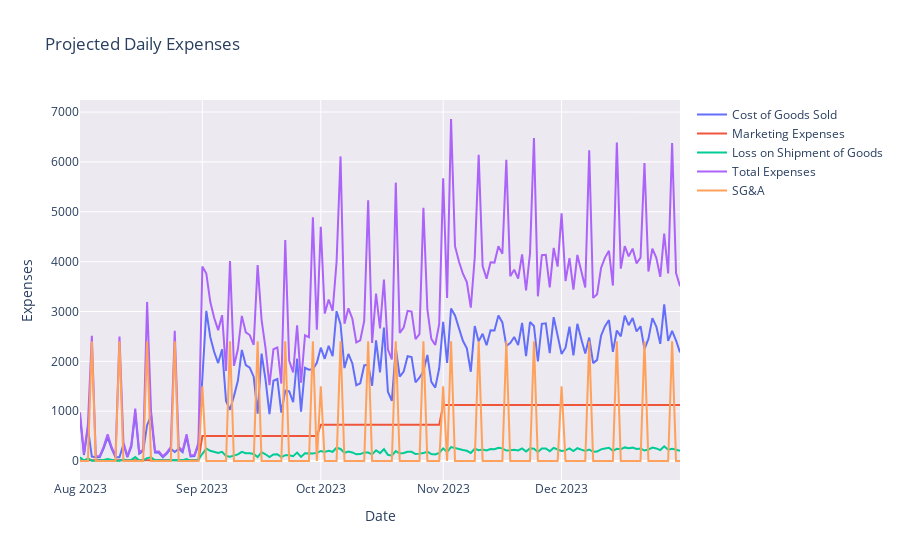

Notebook source saved alongside this figure:
### Markdown cell above
Below you will see our projected daily expenses over time. COGS and Loss on Shipment of Goods appears noisy because they are driven by sales, which has been made purposefully noisy.

### Code cell
# Plot expense breakdown

expenses_fig = go.Figure(data=go.Scatter(x=projected_expenses_df['date'], y=projected_expenses_df['COGS'], name="Cost of Goods Sold"))
expenses_fig.add_trace(go.Scatter(x=projected_expenses_df['date'], y=projected_expenses_df['marketing'], name="Marketing Expenses"))
expenses_fig.add_trace(go.Scatter(x=projected_expenses_df['date'], y=projected_expenses_df['shipping_loss'], name="Loss on Shipment of Goods"))
expenses_fig.add_trace(go.Scatter(x=projected_expenses_df['date'], y=projected_expenses_df['total'], name="Total Expenses"))
expenses_fig.add_trace(go.Scatter(x=projected_expenses_df['date'], y=projected_expenses_df['sg&a'], name="SG&A"))
expenses_fig.update_layout(plot_bgcolor='#ece9f1')
expenses_fig.update_layout(title="Projected Daily Expenses", xaxis_title="Date", yaxis_title="Expenses")
expenses_fig.show()

### Figure 1 — Plotly figure (JSON) as saved in the notebook; plotly's stock layout.template omitted (floating-point values rounded to 4 significant figures; data arrays with more than 128 entries replaced by an {"elided": "..."} marker saying what was removed)
{"data": [{"name": "Cost of Goods Sold", "type": "scatter", "x": {"elided": "153 str values"}, "y": {"elided": "153 float values"}}, {"name": "Marketing Expenses", "type": "scatter", "x": {"elided": "153 str values"}, "y": {"elided": "153 int values"}}, {"name": "Loss on Shipment of Goods", "type": "scatter", "x": {"elided": "153 str values"}, "y": {"elided": "153 float values"}}, {"name": "Total Expenses", "type": "scatter", "x": {"elided": "153 str values"}, "y": {"elided": "153 float values"}}, {"name": "SG&A", "type": "scatter", "x": {"elided": "153 str values"}, "y": {"elided": "153 int values"}}], "layout": {"plot_bgcolor": "#ece9f1", "title": {"text": "Projected Daily Expenses"}, "xaxis": {"title": {"text": "Date"}}, "yaxis": {"title": {"text": "Expenses"}}}}
